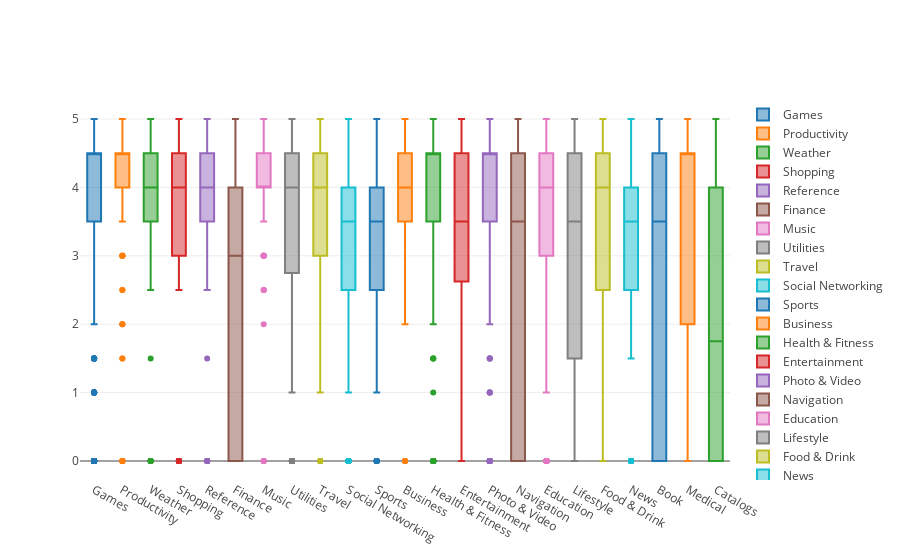

Notebook code cell kept with this figure:
### Code cell
#Box plot категорий приложений и их средних оценок
data = []

for genre in df.prime_genre.unique():
    data.append(
        go.Box(y=df[df.prime_genre==genre].user_rating, 
               name=genre)
    )
iplot(data, show_link = False)

### Figure 1 — Plotly figure (JSON) as saved in the notebook; plotly's stock layout.template omitted (floating-point values rounded to 4 significant figures; data arrays with more than 128 entries replaced by an {"elided": "..."} marker saying what was removed)
{"data": [{"name": "Games", "type": "box", "uid": "307d73ee-d3af-11e8-827a-784f438ac63e", "y": {"elided": "3862 float values"}}, {"name": "Productivity", "type": "box", "uid": "307d77d8-d3af-11e8-bc02-784f438ac63e", "y": {"elided": "178 float values"}}, {"name": "Weather", "type": "box", "uid": "307d78b4-d3af-11e8-bca7-784f438ac63e", "y": [3.5, 4, 4.5, 4, 3.5, 3.5, 2.5, 3, 4.5, 4.5, 4.5, 4, 4, 4.5, 4, 3.5, 3, 4, 4.5, 4, 3, 4.5, 4.5, 3.5, 5, 4, 3, 2.5, 0, 5, 4.5, 4.5, 4.5, 4, 3.5, 4.5, 4, 3.5, 4, 4, 3.5, 3, 4.5, 3, 4, 4, 4.5, 4.5, 4.5, 4.5, 0, 4.5, 1.5, 4, 3.5, 4, 0, 3.5, 4.5, 4.5, 0, 0, 4, 4.5, 0, 3.5, 4, 4.5, 3, 4.5, 4.5, 3]}, {"name": "Shopping", "type": "box", "uid": "307d7966-d3af-11e8-a091-784f438ac63e", "y": [4, 3, 3.5, 4, 3, 3.5, 4.5, 3.5, 3.5, 3, 2.5, 4.5, 3.5, 4.5, 3, 3.5, 4, 4, 4.5, 4.5, 4, 5, 4.5, 4, 4.5, 0, 3.5, 4.5, 3, 4, 3.5, 4.5, 4, 4, 3.5, 3, 5, 5, 4, 4, 4.5, 4.5, 4, 4.5, 0, 4, 4, 4.5, 4.5, 4.5, 4.5, 4, 4.5, 4.5, 5, 4.5, 0, 3, 4, 4.5, 4.5, 5, 4, 0, 3, 4, 4.5, 0, 2.5, 4.5, 4.5, 3.5, 4.5, 4.5, 4, 5, 4.5, 4, 4.5, 5, 3.5, 3.5, 4.5, 4, 0, 2.5, 4, 4.5, 0, 0, 4.5, 0, 3.5, 3, 4.5, 4.5, 0, 3, 4.5, 4.5, 4.5, 3.5, 4.5, 5, 2.5, 4.5, 2.5, 4.5, 5, 0, 4, 5, 4.5, 5, 5, 4, 0, 0, 0, 4.5, 0, 0]}, {"name": "Reference", "type": "box", "uid": "307d7a06-d3af-11e8-86a5-784f438ac63e", "y": [4.5, 4.5, 4.5, 4, 4, 4, 4.5, 3.5, 4.5, 4.5, 4, 4.5, 4.5, 0, 4.5, 3.5, 3.5, 0, 3.5, 5, 4.5, 5, 4.5, 4.5, 4.5, 4.5, 3.5, 0, 5, 5, 5, 0, 5, 3.5, 0, 4.5, 0, 4.5, 4, 0, 4.5, 4.5, 2.5, 5, 4.5, 5, 4, 0, 1.5, 3.5, 0, 4, 4, 3, 4, 4.5, 4, 4.5, 4, 4, 4, 0, 3, 0]}, {"name": "Finance", "type": "box", "uid": "307d7a9c-d3af-11e8-a179-784f438ac63e", "y": [4, 3.5, 4.5, 4, 3.5, 3.5, 3.5, 3, 4, 3, 3, 0, 3.5, 4.5, 4, 4.5, 4.5, 3.5, 2, 3.5, 2.5, 1.5, 4.5, 4.5, 3, 3, 2.5, 3.5, 0, 4, 4.5, 4.5, 5, 4.5, 0, 2.5, 2.5, 5, 1.5, 0, 2.5, 3.5, 4, 3.5, 5, 2.5, 5, 3.5, 0, 4.5, 3.5, 4.5, 4.5, 4.5, 4.5, 1.5, 4, 4, 3, 2, 4.5, 0, 4.5, 0, 4.5, 3, 4.5, 0, 0, 0, 3.5, 0, 4.5, 2, 4.5, 3.5, 0, 4, 3, 0, 0, 0, 0, 4, 1.5, 1.5, 0, 0, 0, 0, 0, 0, 0, 0, 0, 0, 0, 0, 0, 0, 0, 0, 1.5, 0]}, {"name": "Music", "type": "box", "uid": "307d7b34-d3af-11e8-8e8f-784f438ac63e", "y": {"elided": "138 float values"}}, {"name": "Utilities", "type": "box", "uid": "307d7bc8-d3af-11e8-b554-784f438ac63e", "y": {"elided": "248 float values"}}, {"name": "Travel", "type": "box", "uid": "307d7c5e-d3af-11e8-bd8c-784f438ac63e", "y": [4, 4, 3.5, 4, 4, 4, 4.5, 3.5, 3.5, 3, 4, 0, 4, 4.5, 2.5, 3, 3.5, 3, 4, 4, 4.5, 4.5, 4.5, 2, 3.5, 4.5, 4.5, 5, 4.5, 2.5, 3.5, 4, 4, 4, 4, 0, 2.5, 4.5, 4.5, 4, 4, 4, 4.5, 2, 5, 4.5, 4.5, 0, 4.5, 5, 4, 5, 5, 0, 4.5, 4.5, 4.5, 4.5, 0, 4, 4.5, 4.5, 4, 0, 1.5, 3.5, 3.5, 0, 2, 4.5, 4.5, 0, 4.5, 4.5, 3, 3.5, 0, 3, 0, 2, 1]}, {"name": "Social Networking", "type": "box", "uid": "307d7ce8-d3af-11e8-a2f0-784f438ac63e", "y": {"elided": "167 float values"}}, {"name": "Sports", "type": "box", "uid": "307d7d80-d3af-11e8-abb2-784f438ac63e", "y": [4, 3, 3, 4.5, 3.5, 4, 4, 3, 3.5, 4, 3.5, 2.5, 3.5, 2.5, 3.5, 4, 4.5, 3, 4.5, 2.5, 2.5, 4, 3.5, 4, 4.5, 4.5, 3, 4, 0, 3.5, 4.5, 2, 2, 0, 3.5, 5, 3.5, 2.5, 3.5, 3, 2.5, 3, 4, 4, 5, 4, 2, 3.5, 4.5, 2, 3, 4.5, 4.5, 4.5, 3.5, 2.5, 2.5, 2.5, 3.5, 4.5, 3, 3.5, 4.5, 1.5, 3, 1, 0, 5, 3.5, 3, 4, 0, 3.5, 3.5, 2.5, 1, 4, 3.5, 5, 1, 5, 5, 1, 0, 2, 0, 0, 0, 2.5, 2, 2.5, 0, 2, 2, 4, 3.5, 2, 3, 0, 3, 4.5, 4.5, 3.5, 2, 4, 4.5, 4, 3, 0, 3.5, 0, 3.5, 0, 4]}, {"name": "Business", "type": "box", "uid": "307d7e18-d3af-11e8-aee1-784f438ac63e", "y": [4.5, 3, 4, 4.5, 4, 2.5, 5, 4.5, 4, 4, 2.5, 4.5, 3.5, 3.5, 4.5, 4.5, 4.5, 4, 4.5, 4.5, 4.5, 4, 4, 4, 4, 4.5, 5, 4.5, 4.5, 4, 3.5, 4, 4, 4.5, 4.5, 4, 0, 2, 4, 0, 4.5, 4.5, 4.5, 5, 4.5, 4.5, 4.5, 0, 4.5, 2.5, 2.5, 0, 3.5, 3, 4, 2.5, 5]}, {"name": "Health & Fitness", "type": "box", "uid": "307d7eac-d3af-11e8-a3cd-784f438ac63e", "y": {"elided": "180 float values"}}, {"name": "Entertainment", "type": "box", "uid": "307d7f58-d3af-11e8-9bab-784f438ac63e", "y": {"elided": "535 float values"}}, {"name": "Photo & Video", "type": "box", "uid": "307d7fec-d3af-11e8-b069-784f438ac63e", "y": {"elided": "349 float values"}}, {"name": "Navigation", "type": "box", "uid": "307d8078-d3af-11e8-8d84-784f438ac63e", "y": [3.5, 3, 3.5, 3.5, 4.5, 4.5, 3.5, 4, 3.5, 3.5, 4.5, 0, 3.5, 4, 4.5, 0, 3, 0, 4, 4.5, 3, 4.5, 4, 4.5, 4.5, 3.5, 4.5, 4, 0, 4.5, 0, 4.5, 0, 0, 0, 0, 0, 3, 5, 4.5, 0, 0, 0, 4.5, 0, 0]}, {"name": "Education", "type": "box", "uid": "307d810c-d3af-11e8-b76d-784f438ac63e", "y": {"elided": "453 float values"}}, {"name": "Lifestyle", "type": "box", "uid": "307d819a-d3af-11e8-83e7-784f438ac63e", "y": {"elided": "144 float values"}}, {"name": "Food & Drink", "type": "box", "uid": "307d8230-d3af-11e8-9748-784f438ac63e", "y": [4.5, 3.5, 4, 3.5, 3.5, 4.5, 3.5, 4.5, 4.5, 2, 3, 3.5, 5, 4.5, 3.5, 4.5, 4, 3.5, 4, 4.5, 4.5, 3.5, 0, 4, 0, 0, 1, 2.5, 2.5, 4, 5, 3, 4.5, 4.5, 0, 3.5, 4, 4, 5, 4, 2, 0, 0, 5, 4.5, 0, 0, 4.5, 4, 4, 4.5, 3, 2.5, 5, 0, 4.5, 3, 0, 4.5, 0, 4, 3, 5]}, {"name": "News", "type": "box", "uid": "307d82ba-d3af-11e8-b213-784f438ac63e", "y": [3.5, 3, 3, 3.5, 3, 3.5, 4, 3.5, 4, 3.5, 3.5, 3, 4, 4, 4.5, 4, 2.5, 4, 3.5, 4, 4, 5, 0, 4, 4.5, 4.5, 4.5, 4.5, 4.5, 3, 4, 4, 3.5, 4.5, 4.5, 3.5, 3.5, 0, 4, 4.5, 2, 4, 0, 3.5, 3.5, 0, 0, 4, 4, 3.5, 0, 0, 0, 2, 3, 0, 0, 4.5, 4, 4.5, 4.5, 4, 4, 0, 1.5, 3, 0, 5, 3, 4, 0, 0, 2.5, 0, 3.5]}, {"name": "Book", "type": "box", "uid": "307d8352-d3af-11e8-9baa-784f438ac63e", "y": [3.5, 0, 4, 4, 4.5, 4.5, 4.5, 2.5, 5, 4.5, 4, 3, 0, 5, 4, 4, 4, 4.5, 4.5, 3.5, 4.5, 4.5, 4.5, 4.5, 5, 0, 5, 5, 4.5, 4.5, 5, 4.5, 0, 4.5, 4.5, 3, 3.5, 4, 0, 0, 4.5, 5, 4.5, 4.5, 2.5, 4.5, 5, 0, 2.5, 3.5, 4, 0, 0, 4.5, 4.5, 0, 0, 0, 4.5, 0, 0, 4.5, 5, 4.5, 4.5, 4.5, 0, 0, 0, 0, 0, 0, 0, 0, 0, 4, 0, 0, 1, 0, 4, 5, 0, 0, 0, 4.5, 4.5, 5, 0, 5, 0, 0, 4.5, 0, 5, 4.5, 0, 0, 0, 0, 0, 0, 0, 4, 0, 0, 0, 0, 0, 5, 0, 0]}, {"name": "Medical", "type": "box", "uid": "307d83de-d3af-11e8-a0ed-784f438ac63e", "y": [4.5, 4.5, 0, 4.5, 4.5, 3.5, 4.5, 4.5, 3.5, 1, 4.5, 4.5, 1.5, 4.5, 0, 5, 5, 4, 4.5, 0, 1, 3.5, 4.5]}, {"name": "Catalogs", "type": "box", "uid": "307d8468-d3af-11e8-9ac5-784f438ac63e", "y": [4, 0, 4.5, 5, 3.5, 0, 0, 0, 0, 4]}], "layout": {}}
